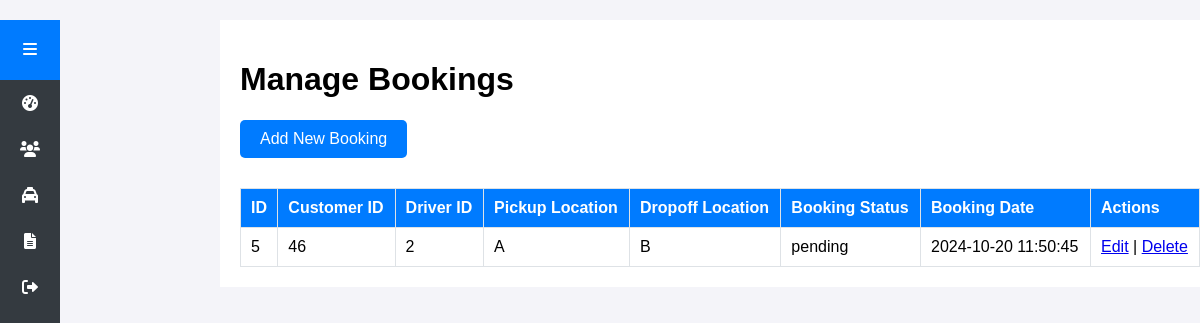
/admin/manage_bookings.php (signed in), run on the app's committed database.
### tables this page shows
CREATE TABLE `bookings` (
  `id` int NOT NULL,
  `customer_id` int NOT NULL,
  `driver_id` int NOT NULL,
  `pickup_location` varchar(255) NOT NULL,
  `dropoff_location` varchar(255) NOT NULL,
  `booking_status` enum('pending','confirmed','completed','cancelled') DEFAULT 'pending',
  `booking_date` timestamp NULL DEFAULT CURRENT_TIMESTAMP,
  `cash` decimal(10,2) NOT NULL DEFAULT '0.00'
);

### admin/manage_bookings.php (the view, shortened to what this page needs)
<?php
include 'db_connection.php';
$sql = "SELECT * FROM bookings";
$result = $conn->query($sql);
?>
<!DOCTYPE html>
<html lang="en">
<head>
    <link rel="stylesheet" href="../styles.css">
    <link rel="stylesheet" href="https://cdnjs.cloudflare.com/ajax/libs/font-awesome/6.0.0-beta3/css/all.min.css">
</head>
<body>
    <div class="sidebar" id="sidebar">
        <div class="sidebar-header">
            <div class="menu-toggle" id="menu-toggle">
                <i class="fas fa-bars"></i>
            </div>
        </div>
        <div class="sidebar-menu" id="sidebar-menu">
            <a href="admin_dashboard.php"><i class="fas fa-tachometer-alt"></i><span class="menu-text">Dashboard</span></a>
            <a href="manage_users.php"><i class="fas fa-users"></i><span class="menu-text">Manage Users</span></a>
            <a href="manage_cabs.php"><i class="fas fa-taxi"></i><span class="menu-text">Manage Cabs</span></a>
            <a href="manage_bookings.php"><i class="fas fa-file-alt"></i><span class="menu-text">Manage Bookings</span></a>
            <a href="logout.php"><i class="fas fa-sign-out-alt"></i><span class="menu-text">Logout</span></a>
        </div>
    </div>
    <div class="container">
        <h1>Manage Bookings</h1>
        <a href="add_booking.php" class="add-booking-btn">Add New Booking</a>
        <table>
            <thead>
                <tr>
                    <th>ID</th>
                    <th>Customer ID</th>
                    <th>Driver ID</th>
                    <th>Pickup Location</th>
                    <th>Dropoff Location</th>
                    <th>Booking Status</th>
                    <th>Booking Date</th>
                    <th>Actions</th>
                </tr>
            </thead>
            <tbody>
                <?php while($row = $result->fetch_assoc()) { ?>
                <tr>
                    <td><?php echo $row['id']; ?></td>
                    <td><?php echo $row['customer_id']; ?></td>
                    <td><?php echo $row['driver_id']; ?></td>
                    <td><?php echo htmlspecialchars($row['pickup_location']); ?></td>
                    <td><?php echo htmlspecialchars($row['dropoff_location']); ?></td>
                    <td><?php echo htmlspecialchars($row['booking_status']); ?></td>
                    <td><?php echo htmlspecialchars($row['booking_date']); ?></td>
                    <td>
                        <a href="edit_booking.php?id=<?php echo $row['id']; ?>">Edit</a> |
                        <a href="delete_booking.php?id=<?php echo $row['id']; ?>" onclick="return confirm('Are you sure?')">Delete</a>
                    </td>
                </tr>
                <?php } ?>
            </tbody>
        </table>
    </div>
</body>
</html>

### styles.css (style rules this page uses)
body { font-family: Arial, sans-serif; background-color: #f4f4f4; margin: 0; padding: 0; }

### admin/manage_bookings.php (style rules this page uses)
body { background-color: #f4f4f9; font-family: Arial, sans-serif; margin: 0; padding: 0; }
.sidebar { width: 60px; height: 100vh; background-color: #343a40; position: fixed; transition: width 0.3s; }
.sidebar-header { display: flex; justify-content: center; align-items: center; height: 60px; background-color: #007BFF; }
.menu-toggle { cursor: pointer; color: white; }
.sidebar-menu { display: flex; flex-direction: column; align-items: center; }
.sidebar-menu a { padding: 15px 0; color: white; text-decoration: none; display: flex; justify-content: center; align-items: center; width: 100%; }
.container { margin-left: 220px; padding: 20px; }
table { width: 100%; border-collapse: collapse; margin-top: 20px; }
table, th, td { border: 1px solid #dee2e6; }
th, td { padding: 10px; text-align: left; }
th { background-color: #007BFF; color: white; }
a.add-booking-btn { display: inline-block; padding: 10px 20px; background-color: #007BFF; color: white; text-decoration: none; border-radius: 5px; margin-bottom: 10px; }

### data on the page
bookings: id "5", customer "46", driver "2", pickup_location "A", dropoff_location "B", booking_status "pending", booking_date "2024-10-20 11:50:45"
